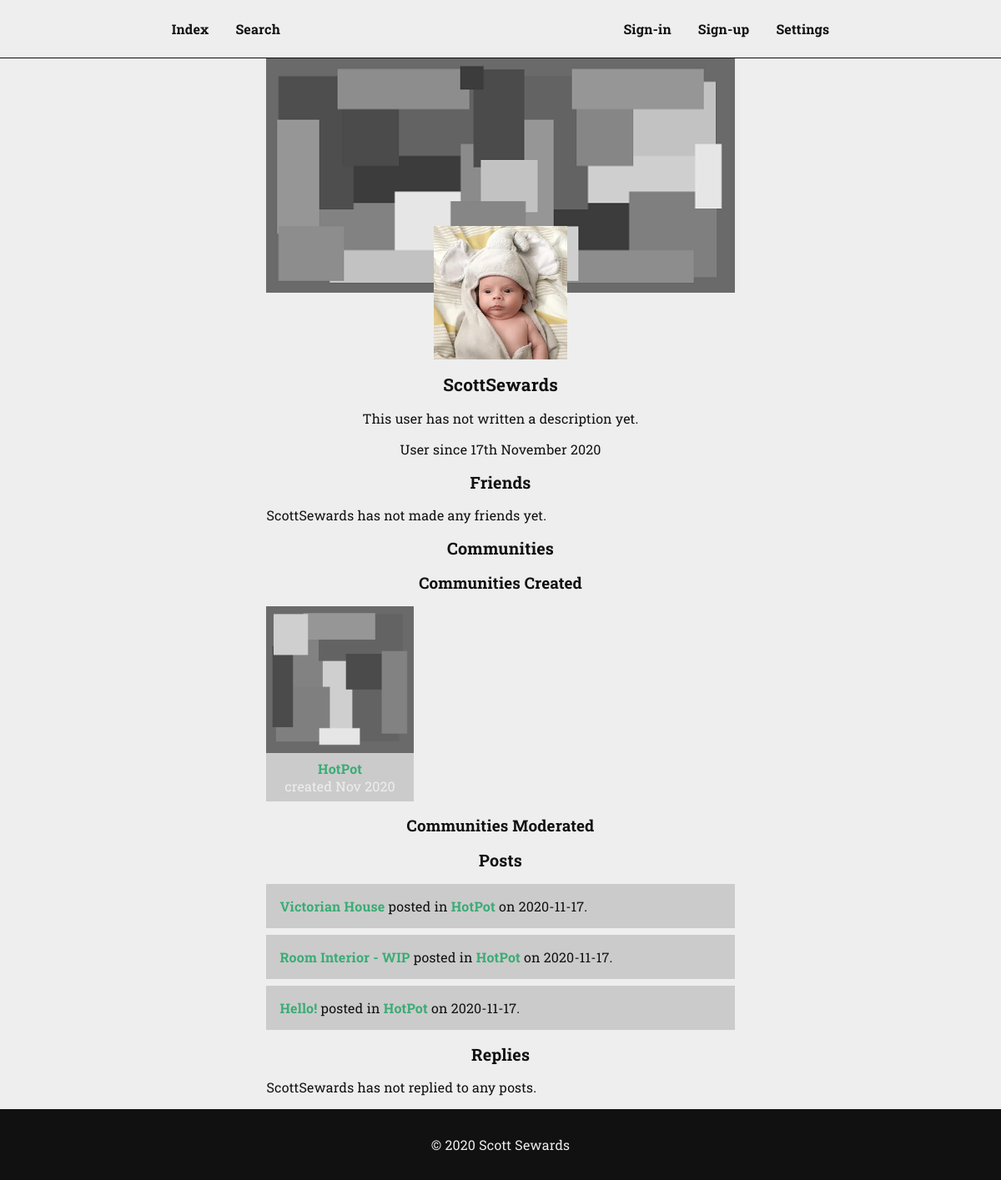
Page /user.php?name=ScottSewards on the earlier database version.
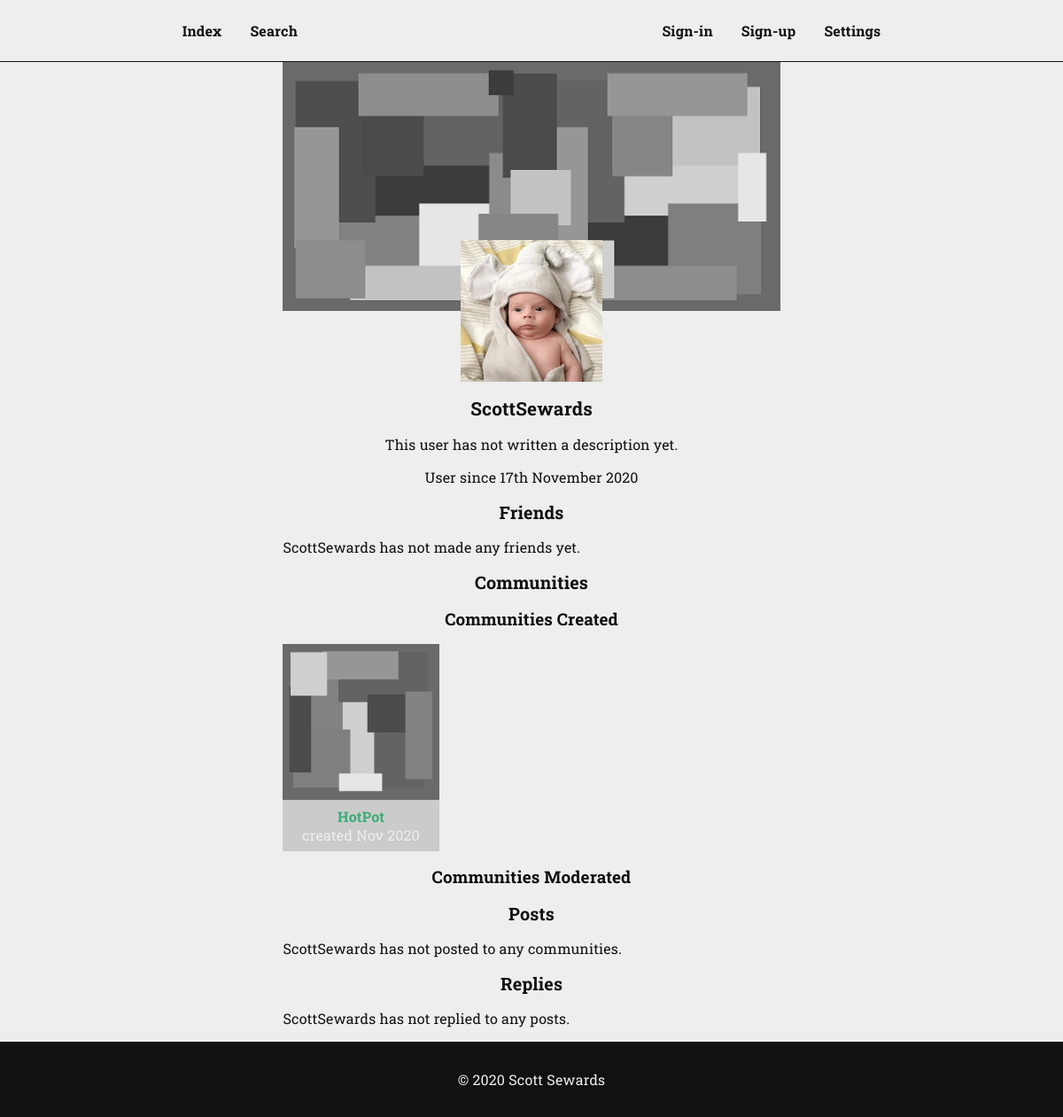
Same page on the later database version.
### tables this page shows
CREATE TABLE `communities` (
  `id` int(11) NOT NULL,
  `created` date NOT NULL DEFAULT current_timestamp(),
  `created_by` int(11) NOT NULL,
  `admin` int(11) NOT NULL,
  `name` text NOT NULL,
  `description` text NOT NULL,
  `picture` text NOT NULL DEFAULT 'images/picture.png',
  `banner` text NOT NULL DEFAULT 'images/banner.png',
  `subscribers` int(11) NOT NULL DEFAULT 0
);

CREATE TABLE `posts` (
  `id` int(11) NOT NULL,
  `posted` date NOT NULL DEFAULT current_timestamp(),
  `posted_by` int(11) NOT NULL,
  `posted_in` text NOT NULL,
  `title` text NOT NULL,
  `content` text NOT NULL,
  `likes` int(11) NOT NULL DEFAULT 0,
  `dislikes` int(11) NOT NULL DEFAULT 0
);

### user.php (the view, shortened to what the changed rows need)
<?php
require_once("head.php");
if(!isset($_GET["name"])) head_to("404.html");
else $user_name = $_GET["name"];
$select_user = mysqli_query($connection, "SELECT * FROM users WHERE name='{$user_name}'");
if(mysqli_num_rows($select_user) == "1") {
  $fetch_user = mysqli_fetch_assoc($select_user);
  $user_id = $fetch_user["id"];
} else {
  mysqli_close($connection);
  head_to("404.html");
}
?>
<main>
  <section>
    <?php
    echo "<h1>{$user_name}</h1>";
    ?>
  </section>
  <section>
    <h2>Friends</h2>
  </section>
  <section id='user-communities'>
    <h2>Communities</h2>
    <article id='user-communities-created'>
      <?php
      $select_created_communities = mysqli_query($connection, "SELECT * FROM communities WHERE created_by='{$user_id}'");
      if(mysqli_num_rows($select_created_communities) > "0") {
        echo "<div class='communities'>";
        while($fetch_created_communities = mysqli_fetch_array($select_created_communities)) {
          $created_community_created = $fetch_created_communities["created"];
          $created_community_created_to_new_date = date("M Y", strtotime($created_community_created));
          $created_community_name = $fetch_created_communities["name"];
          $created_community_picture = $fetch_created_communities["picture"];
          echo "
          <div class='community'>
            <img src='{$created_community_picture}' alt='Picture for {$created_community_name}' height='0' width='100%'>
            <div class='meta'>
              <span><a href='community.php?name={$created_community_name}'>{$created_community_name}</a></span>
              <span>created {$created_community_created_to_new_date}</span>
            </div>
          </div>";
        }
        echo "</div>";
      } else echo "<p>{$user_name} has not created any communities.</p>";
      ?>
    </article>
  </section>
  <section id='user-posts'>
    <h2>Posts</h2>
    <?php
    $select_posts = mysqli_query($connection, "SELECT * FROM posts WHERE posted_by='{$user_id}' ORDER BY id DESC");
    if(mysqli_num_rows($select_posts) > "0") {
      echo "<div class='posts'>";
      while($fetch_post = mysqli_fetch_array($select_posts)) {
        $post_id = $fetch_post["id"];
        $posted = $fetch_post["posted"];
        $posted_in = $fetch_post["posted_in"];
        $select_posted_in = mysqli_query($connection, "SELECT name FROM communities WHERE id='{$posted_in}'");
        $fetch_posted_by = mysqli_fetch_array($select_posted_in);
        $posted_in = $fetch_posted_by["name"];
        $title = $fetch_post["title"];
        echo "
        <div class='post'>
          <span><a href='post.php?id={$post_id}&title={$title}'>{$title}</a> posted in <a href='community.php?name={$posted_in}'>{$posted_in}</a> on {$posted}.</span>
        </div>";
      }
      echo "</div>";
    } else echo "<p>{$user_name} has not posted to any communities.</p>";
    ?>
  </section>
  <section id='user-replies'>
    <h2>Replies</h2>
  </section>
</main>
<?php require_once("foot.php"); ?>

Differences in the rows shown:
removed posts: title "Victorian House", communities.name "HotPot", posted "2020-11-17"
removed posts: title "Room Interior - WIP", communities.name "HotPot", posted "2020-11-17"
removed posts: title "Hello!", communities.name "HotPot", posted "2020-11-17"
Other differences:
$user_name: (not shown) → "ScottSewards"
text now shown: "has not posted to any communities."
